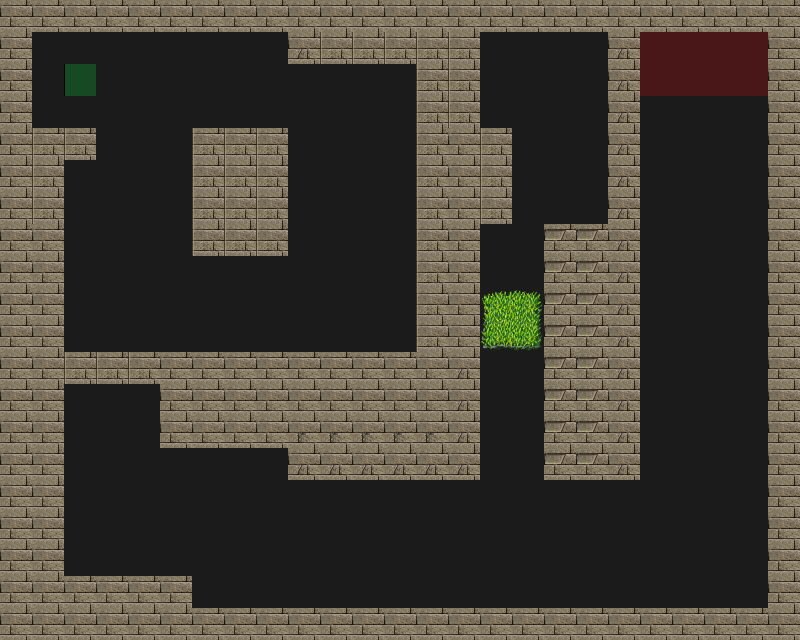

A level layout from a 2D game, rendered from its tile map. Below: a short description, then the map file with its tile-grid data intact:
An orthogonal 25x20 tile map with 32x32 px tiles, 4 tile layers (Road, Trap, Wall, Utility), 4 tilesets.

<map version="1.0" orientation="orthogonal" renderorder="right-down" width="25" height="20" tilewidth="32" tileheight="32" nextobjectid="1">
 <tileset firstgid="1" source="tilesets/meta.tsx" />
 <tileset firstgid="3" source="tilesets/road.tsx" />
 <tileset firstgid="4" source="tilesets/traps.tsx" />
 <tileset firstgid="196" source="tilesets/wallsandroofs.tsx" />
 <layer name="Road" width="25" height="20">
  <data encoding="csv">
3,3,3,3,3,3,3,3,3,3,3,3,3,3,3,3,3,3,3,3,3,3,3,3,3,
3,3,3,3,3,3,3,3,3,3,3,3,3,3,3,3,3,3,3,3,3,3,3,3,3,
3,3,3,3,3,3,3,3,3,3,3,3,3,3,3,3,3,3,3,3,3,3,3,3,3,
3,3,3,3,3,3,3,3,3,3,3,3,3,3,3,3,3,3,3,3,3,3,3,3,3,
3,3,3,3,3,3,3,3,3,3,3,3,3,3,3,3,3,3,3,3,3,3,3,3,3,
3,3,3,3,3,3,3,3,3,3,3,3,3,3,3,3,3,3,3,3,3,3,3,3,3,
3,3,3,3,3,3,3,3,3,3,3,3,3,3,3,3,3,3,3,3,3,3,3,3,3,
3,3,3,3,3,3,3,3,3,3,3,3,3,3,3,3,3,3,3,3,3,3,3,3,3,
3,3,3,3,3,3,3,3,3,3,3,3,3,3,3,3,3,3,3,3,3,3,3,3,3,
3,3,3,3,3,3,3,3,3,3,3,3,3,3,3,3,3,3,3,3,3,3,3,3,3,
3,3,3,3,3,3,3,3,3,3,3,3,3,3,3,3,3,3,3,3,3,3,3,3,3,
3,3,3,3,3,3,3,3,3,3,3,3,3,3,3,3,3,3,3,3,3,3,3,3,3,
3,3,3,3,3,3,3,3,3,3,3,3,3,3,3,3,3,3,3,3,3,3,3,3,3,
3,3,3,3,3,3,3,3,3,3,3,3,3,3,3,3,3,3,3,3,3,3,3,3,3,
3,3,3,3,3,3,3,3,3,3,3,3,3,3,3,3,3,3,3,3,3,3,3,3,3,
3,3,3,3,3,3,3,3,3,3,3,3,3,3,3,3,3,3,3,3,3,3,3,3,3,
3,3,3,3,3,3,3,3,3,3,3,3,3,3,3,3,3,3,3,3,3,3,3,3,3,
3,3,3,3,3,3,3,3,3,3,3,3,3,3,3,3,3,3,3,3,3,3,3,3,3,
3,3,3,3,3,3,3,3,3,3,3,3,3,3,3,3,3,3,3,3,3,3,3,3,3,
3,3,3,3,3,3,3,3,3,3,3,3,3,3,3,3,3,3,3,3,3,3,3,3,3
</data>
 </layer>
 <layer name="Trap" width="25" height="20">
  <data encoding="csv">
0,0,0,0,0,0,0,0,0,0,0,0,0,0,0,0,0,0,0,0,0,0,0,0,0,
0,0,0,0,0,0,0,0,0,0,0,0,0,0,0,0,0,0,0,0,0,0,0,0,0,
0,0,0,0,0,0,0,0,0,0,0,0,0,0,0,0,0,0,0,0,0,0,0,0,0,
0,0,0,0,0,0,0,0,0,0,0,0,0,0,0,0,0,0,0,0,0,0,0,0,0,
0,0,0,0,0,0,0,0,0,0,0,0,0,0,0,0,0,0,0,0,0,0,0,0,0,
0,0,0,0,0,0,0,0,0,0,0,0,0,0,0,0,0,0,0,0,0,0,0,0,0,
0,0,0,0,0,0,0,0,0,0,0,0,0,0,0,0,0,0,0,0,0,0,0,0,0,
0,0,0,0,0,0,0,0,0,0,0,0,0,0,0,0,0,0,0,0,0,0,0,0,0,
0,0,0,0,0,0,0,0,0,0,0,0,0,0,0,0,0,0,0,0,0,0,0,0,0,
0,0,0,0,0,0,0,0,0,0,0,0,0,0,0,26,27,0,0,0,0,0,0,0,0,
0,0,0,0,0,0,0,0,0,0,0,0,0,0,0,42,43,0,0,0,0,0,0,0,0,
0,0,0,0,0,0,0,0,0,0,0,0,0,0,0,0,0,0,0,0,0,0,0,0,0,
0,0,0,0,0,0,0,0,0,0,0,0,0,0,0,0,0,0,0,0,0,0,0,0,0,
0,0,0,0,0,0,0,0,0,0,0,0,0,0,0,0,0,0,0,0,0,0,0,0,0,
0,0,0,0,0,0,0,0,0,0,0,0,0,0,0,0,0,0,0,0,0,0,0,0,0,
0,0,0,0,0,0,0,0,0,0,0,0,0,0,0,0,0,0,0,0,0,0,0,0,0,
0,0,0,0,0,0,0,0,0,0,0,0,0,0,0,0,0,0,0,0,0,0,0,0,0,
0,0,0,0,0,0,0,0,0,0,0,0,0,0,0,0,0,0,0,0,0,0,0,0,0,
0,0,0,0,0,0,0,0,0,0,0,0,0,0,0,0,0,0,0,0,0,0,0,0,0,
0,0,0,0,0,0,0,0,0,0,0,0,0,0,0,0,0,0,0,0,0,0,0,0,0
</data>
 </layer>
 <layer name="Wall" width="25" height="20">
  <data encoding="csv">
261,261,261,261,261,261,261,261,261,261,261,261,261,261,261,261,261,261,261,261,261,261,261,261,261,
261,0,0,0,0,0,0,0,0,309,260,260,260,260,260,0,0,0,0,309,0,0,0,0,261,
261,0,0,0,0,0,0,0,0,0,0,0,0,260,260,0,0,0,0,309,0,0,0,0,261,
261,0,0,0,0,0,0,0,0,0,0,0,0,260,260,0,0,0,0,309,0,0,0,0,261,
261,260,260,0,0,0,260,260,260,0,0,0,0,260,261,260,0,0,0,309,0,0,0,0,261,
261,260,0,0,0,0,260,260,260,0,0,0,0,260,261,260,0,0,0,309,0,0,0,0,261,
261,260,0,0,0,0,260,260,260,0,0,0,0,260,261,260,0,0,0,309,0,0,0,0,261,
261,261,0,0,0,0,260,260,260,0,0,0,0,260,261,0,0,248,248,309,0,0,0,0,261,
261,261,0,0,0,0,0,0,0,0,0,0,0,260,261,0,0,248,248,309,0,0,0,0,261,
261,261,0,0,0,0,0,0,0,0,0,0,0,260,261,0,0,248,248,309,0,0,0,0,261,
261,261,0,0,0,0,0,0,0,0,0,0,0,260,261,0,0,248,248,309,0,0,0,0,261,
261,261,260,260,260,261,261,261,261,261,261,261,261,261,309,0,0,248,248,309,0,0,0,0,261,
261,261,0,0,0,261,261,261,261,261,261,261,261,261,309,0,0,248,248,309,0,0,0,0,261,
261,261,0,0,0,261,261,261,261,247,247,247,247,247,309,0,0,248,248,309,0,0,0,0,261,
261,261,0,0,0,0,0,0,0,309,309,309,309,309,309,0,0,248,248,309,0,0,0,0,261,
261,261,0,0,0,0,0,0,0,0,0,0,0,0,0,0,0,0,0,0,0,0,0,0,261,
261,261,0,0,0,0,0,0,0,0,0,0,0,0,0,0,0,0,0,0,0,0,0,0,261,
261,261,0,0,0,0,0,0,0,0,0,0,0,0,0,0,0,0,0,0,0,0,0,0,261,
261,261,261,261,261,261,0,0,0,0,0,0,0,0,0,0,0,0,0,0,0,0,0,0,261,
261,261,261,261,261,261,261,261,261,261,261,261,261,261,261,261,261,261,261,261,261,261,261,261,261
</data>
 </layer>
 <layer name="Utility" width="25" height="20">
  <data encoding="csv">
0,0,0,0,0,0,0,0,0,0,0,0,0,0,0,0,0,0,0,0,0,0,0,0,0,
0,0,0,0,0,0,0,0,0,0,0,0,0,0,0,0,0,0,0,0,1,1,1,1,0,
0,0,2,0,0,0,0,0,0,0,0,0,0,0,0,0,0,0,0,0,1,1,1,1,0,
0,0,0,0,0,0,0,0,0,0,0,0,0,0,0,0,0,0,0,0,0,0,0,0,0,
0,0,0,0,0,0,0,0,0,0,0,0,0,0,0,0,0,0,0,0,0,0,0,0,0,
0,0,0,0,0,0,0,0,0,0,0,0,0,0,0,0,0,0,0,0,0,0,0,0,0,
0,0,0,0,0,0,0,0,0,0,0,0,0,0,0,0,0,0,0,0,0,0,0,0,0,
0,0,0,0,0,0,0,0,0,0,0,0,0,0,0,0,0,0,0,0,0,0,0,0,0,
0,0,0,0,0,0,0,0,0,0,0,0,0,0,0,0,0,0,0,0,0,0,0,0,0,
0,0,0,0,0,0,0,0,0,0,0,0,0,0,0,0,0,0,0,0,0,0,0,0,0,
0,0,0,0,0,0,0,0,0,0,0,0,0,0,0,0,0,0,0,0,0,0,0,0,0,
0,0,0,0,0,0,0,0,0,0,0,0,0,0,0,0,0,0,0,0,0,0,0,0,0,
0,0,0,0,0,0,0,0,0,0,0,0,0,0,0,0,0,0,0,0,0,0,0,0,0,
0,0,0,0,0,0,0,0,0,0,0,0,0,0,0,0,0,0,0,0,0,0,0,0,0,
0,0,0,0,0,0,0,0,0,0,0,0,0,0,0,0,0,0,0,0,0,0,0,0,0,
0,0,0,0,0,0,0,0,0,0,0,0,0,0,0,0,0,0,0,0,0,0,0,0,0,
0,0,0,0,0,0,0,0,0,0,0,0,0,0,0,0,0,0,0,0,0,0,0,0,0,
0,0,0,0,0,0,0,0,0,0,0,0,0,0,0,0,0,0,0,0,0,0,0,0,0,
0,0,0,0,0,0,0,0,0,0,0,0,0,0,0,0,0,0,0,0,0,0,0,0,0,
0,0,0,0,0,0,0,0,0,0,0,0,0,0,0,0,0,0,0,0,0,0,0,0,0
</data>
 </layer>
</map>
